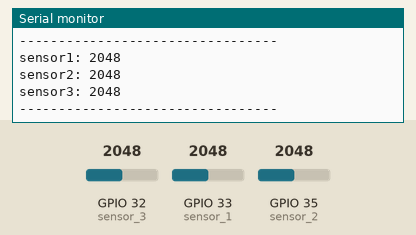
Bench run of a sketch on a simulated ESP32. On the bench: the last lines printed to the serial monitor. Inputs (shaded band) come from the test bench; at power-on: GPIO 32 (sensor_3) = 2048, GPIO 33 (sensor_1) = 2048, GPIO 35 (sensor_2) = 2048.

Above: at 2.8 s.
2.9 s: GPIO 32 (sensor_3) set to 2866
At 5.0 s:
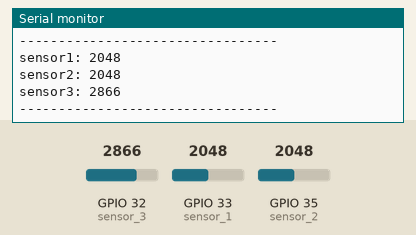
5.6 s: GPIO 33 (sensor_1) set to 2866
8.3 s: GPIO 35 (sensor_2) set to 2866
At 10.8 s:
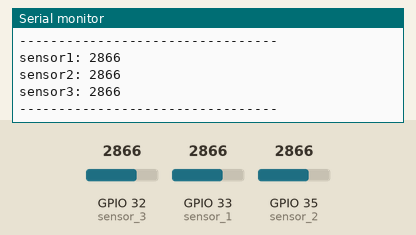
11.0 s: GPIO 32 (sensor_3) set to 3603
At 12.6 s:
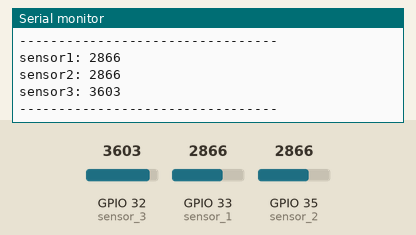
13.7 s: GPIO 33 (sensor_1) set to 3603
16.4 s: GPIO 35 (sensor_2) set to 3603
At 18.5 s:
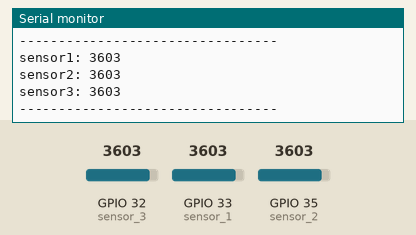
Timing chart, 0 to 20.0 s (numbered marks = the images above; inputs shaded):
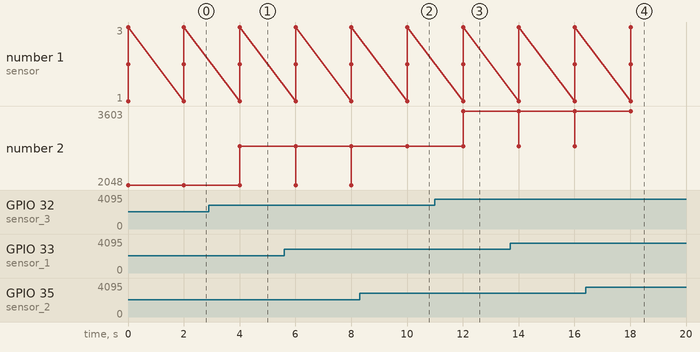

The sketch:

Prueba_sensores.ino
```cpp
#define sensor_1 33
#define sensor_2 35
#define sensor_3 32
int s1;
int s2;
int s3;

void setup() {
  Serial.begin(115200);
}

void loop() {
  s1 = analogRead(sensor_1);
  s2 = analogRead(sensor_2);
  s3 = analogRead(sensor_3);

  int grado1 = map(s1, 3200, 1790, 0, 90);
  int grado2 = map(s2, 3160, 1810, 0, 90);
  int grado3 = map(s3, 3160, 2000, 0, 90);
  Serial.print("sensor1: "); Serial.println(s1);
  Serial.print("sensor2: "); Serial.println(s2);
  Serial.print("sensor3: "); Serial.println(s3);
  Serial.println("---------------------------------");

  delay(2000);
}
```

Measured:
- after the input at 2.9 s, the serial monitor: prints a new line after 1.1 s (image 1)
- after the input at 8.3 s, the serial monitor: prints a new line after 1.7 s (image 2)
- after the input at 11.0 s, the serial monitor: prints a new line after 1.0 s (image 3)
- after the input at 16.4 s, the serial monitor: prints a new line after 1.6 s (image 4)
- plotted number 2: 2048 → 2866 after the input at 2.9 s, 2866 → 3603 after the input at 11.0 s
